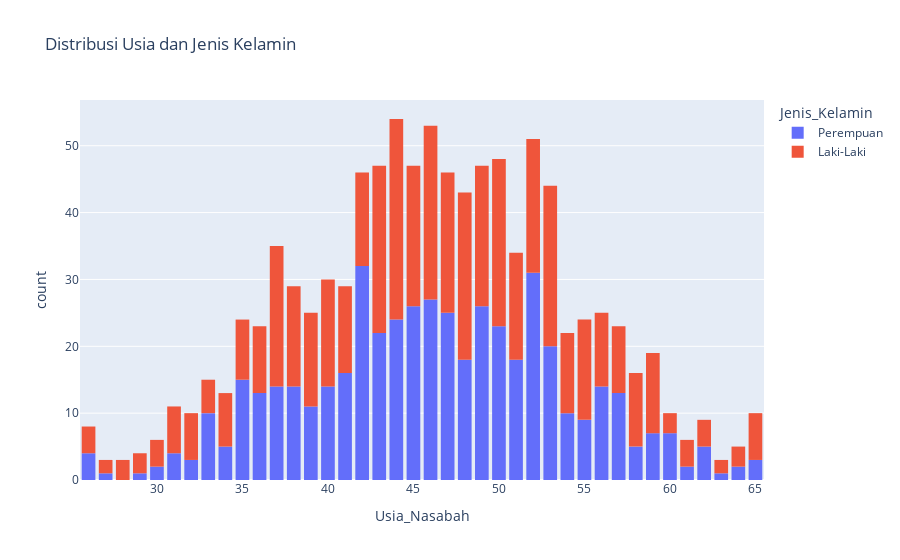

The notebook cell this image was saved under:
### Markdown cell above
Distribusi Usia dan Jenis Kelamin

### Code cell
import plotly.express as px

fig = px.histogram(df, x="Usia_Nasabah", title = "Distribusi Usia dan Jenis Kelamin ",color="Jenis_Kelamin")
fig.update_layout(bargap=0.2)
fig.show()

### Figure 1 — Plotly figure (JSON) as saved in the notebook; plotly's stock layout.template omitted (floating-point values rounded to 4 significant figures; data arrays with more than 128 entries replaced by an {"elided": "..."} marker saying what was removed)
{"data": [{"alignmentgroup": "True", "bingroup": "x", "hovertemplate": "Jenis_Kelamin=Perempuan<br>Usia_Nasabah=%{x}<br>count=%{y}<extra></extra>", "legendgroup": "Perempuan", "marker": {"color": "#636efa", "pattern": {"shape": ""}}, "name": "Perempuan", "offsetgroup": "Perempuan", "orientation": "v", "showlegend": true, "type": "histogram", "x": {"elided": "528 int values"}, "xaxis": "x", "yaxis": "y"}, {"alignmentgroup": "True", "bingroup": "x", "hovertemplate": "Jenis_Kelamin=Laki-Laki<br>Usia_Nasabah=%{x}<br>count=%{y}<extra></extra>", "legendgroup": "Laki-Laki", "marker": {"color": "#EF553B", "pattern": {"shape": ""}}, "name": "Laki-Laki", "offsetgroup": "Laki-Laki", "orientation": "v", "showlegend": true, "type": "histogram", "x": {"elided": "522 int values"}, "xaxis": "x", "yaxis": "y"}], "layout": {"bargap": 0.2, "barmode": "relative", "legend": {"title": {"text": "Jenis_Kelamin"}, "tracegroupgap": 0}, "title": {"text": "Distribusi Usia dan Jenis Kelamin "}, "xaxis": {"anchor": "y", "domain": [0, 1], "title": {"text": "Usia_Nasabah"}}, "yaxis": {"anchor": "x", "domain": [0, 1], "title": {"text": "count"}}}}
